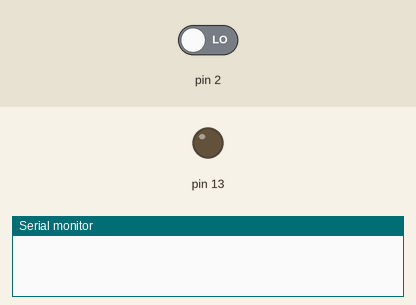
A sketch run on a simulated Arduino Uno, built with avr-gcc and run on an emulated ATmega328P. On the bench: output pins drawn as LEDs (lit = HIGH), the last lines printed to the serial monitor. The inputs (shaded band) are chosen by the test bench; at power-on: pin 2 LOW.

Above: at 1.2 s.
1.3 s: pin 2 driven HIGH
At 2.5 s:
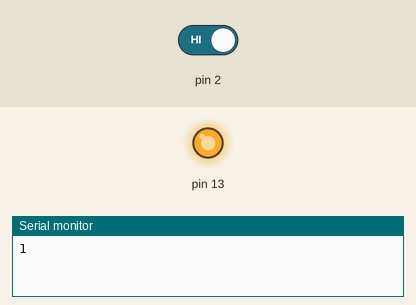
Timing chart, 0 to 4.3 s (numbered marks = the images above; inputs shaded):
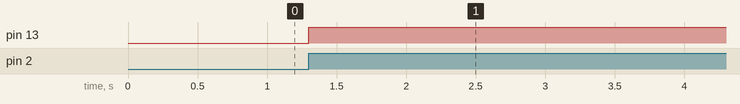

Measured:
- after the input at 1.3 s, pin 13: LOW → HIGH at once

The sketch:

interupt.ino
```cpp
//Program to understand interrupts
/*This program was wirtten by Adithya Selvaprithiviraj
This program is free software: you can redistribute it and/or modify
it under the terms of the GNU General Public License as published by
the Free Software Foundation, either version 3 of the License, or GNU General Public License for more details.

You should have received a copy of the GNU General Public License
along with this program. If not, see <http://www.gnu.org/licenses/>.*/

int flag=0;
int i=0;
boolean state=1;
void setup()
{
  pinMode(2,INPUT);
  Serial.begin(9600);
  attachInterrupt(0,count,RISING);
  pinMode(13,OUTPUT);
}
void count()
{
  i++;
  flag=1;
}
void loop()
{
  if(flag==1)
  {
    Serial.println(i);
    flag=0;
    digitalWrite(13,state);
    delay(1000);
    state=!state;

  }
}
```
